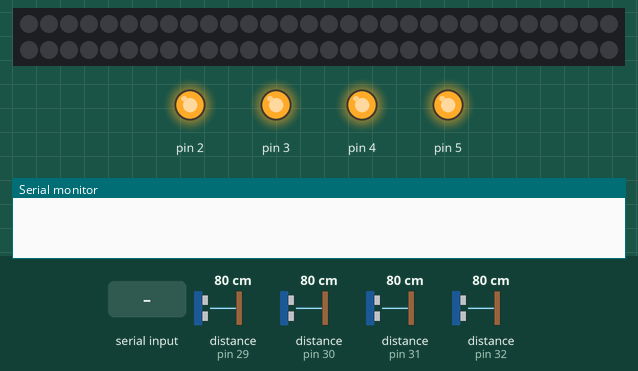
Recording of a sketch running on a simulated Arduino Uno, built with avr-gcc and run on an emulated ATmega328P. On the bench: 60 RGB LEDs in strip order, left to right, continuing on the next row, output pins drawn as LEDs (lit = HIGH), the last lines printed to the serial monitor. Inputs (shaded band) come from the test bench; at power-on: distance to the obstacle (sensors on pin 29, pin 30, pin 31, pin 32) 80 cm. Dim RGB values are drawn brighter than linear.

Above: at 1.6 s.
1.7 s: "90,45,200\n" received over Serial
At 2.7 s:
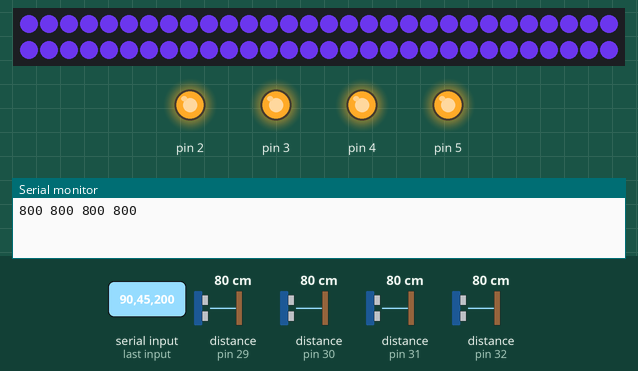
3.2 s: "30,150,10\n" received over Serial
At 3.9 s:
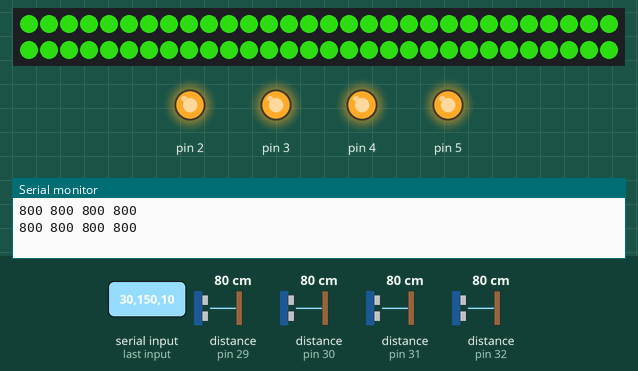
4.7 s: "90,45\n" received over Serial
At 6.0 s:
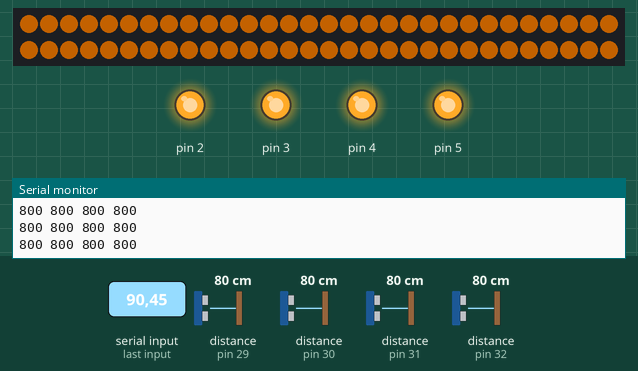
6.3 s: "5\n" received over Serial
At 7.3 s:
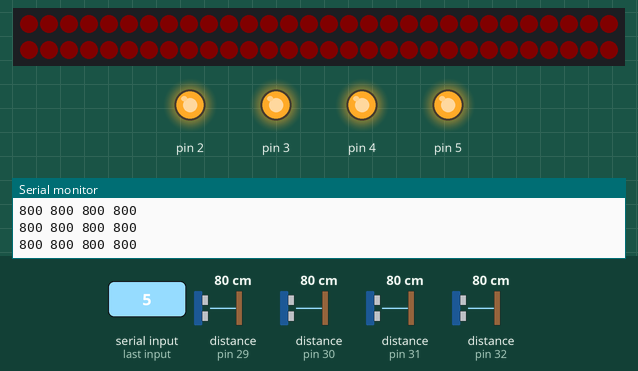
8.0 s: "1,90,45\n" received over Serial
At 8.7 s:
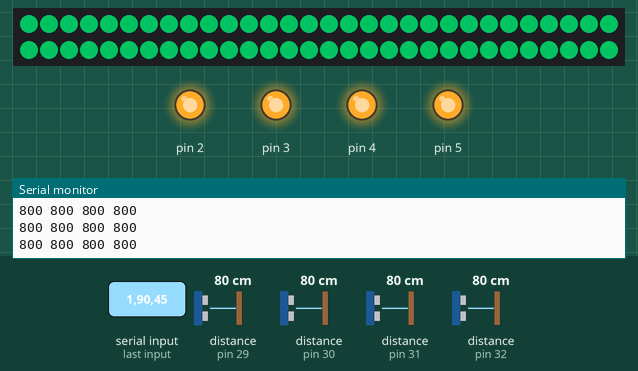
Timing chart, 0 to 10.5 s (numbered marks = the images above; inputs shaded):
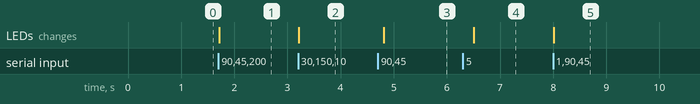

The sketch:

serial-multiple_VL53L0X_input_and_RGB_LED_output.ino
```cpp
/*
    Multiple VL53L0X sensors are read via shared I2C bus; this is a data input to the device.
    It also has a short length of addressable RGB LED strip on it, which is a data output.

    Distance input information:

        Distance values are reported, space-delimited, via serial port. Sample data looks like:

        263 307 144 8190

        Note that the value 8190 is what the sensor typically reports when the target surface
        is out of range.

        Each VL53L0X sensor's wiring:

          VCC to Arduino 5V (red wire)
          GND to Arduino ground (black wire)
          SCL to Arduino A5 (yellow wire)
          SDA to Arduino A4 (white wire)
          XSHUT incrementally starting at Arduino digital pin 2 (brown wire)
          (first sensor wires XSHUT to Arduino pin 2, second sensor wires XSHUT to Arduino pin 3, etc.)

        Based on Pololu's VL53L0X example code; their original text below:

        "This example shows how to get single-shot range
        measurements from the VL53L0X. The sensor can optionally be
        configured with different ranging profiles, as described in
        the VL53L0X API user manual, to get better performance for
        a certain application. This code is based on the four
        "SingleRanging" examples in the VL53L0X API.
        The range readings are in units of mm."

    LED output information:

        The LED strip is wired VCC to the Arduino's 5V; ground to the Arduino's ground; and
        the signal pin goes to Arduino pin 12.

        Incoming data comes in the form "R,G,B" and must be delimited (though it need not be
        comma delimited necessarily). The serial to int process relies on parseInt, which can be blocking,
        so I might need to work on it.

        The logic is drawn straight from Pololu's example sketch, "LedStripColorTester."

  Robert Zacharias, 8-12-19

*/

#include <Wire.h>
#include <VL53L0X.h>
#include <PololuLedStrip.h>

const int NUM_SENSORS = 4;
const byte START_ADDRESS = 29; // first I2C address to provision (the rest will increment)
const long SERIAL_SPEED = 9600; // serial communication baud rate
const int LED_STRIP_PIN = 12; // WS2801 LED strip data line is plugged into this pin

// Set this bool to true for some serial debugging messages
// (Note: these messages will clutter the serial feedback, probably making it unreadable
// to software that's parsing out the returned distance values.)
const bool DEBUG = false;

// flag to send data only after spoken to: go true when data received, then transmit
// data back, then go false
bool transmitNow = false;

PololuLedStrip<LED_STRIP_PIN> ledStrip;
const int LED_COUNT = 60;
rgb_color colors[LED_COUNT]; // Create a buffer for holding the colors (3 bytes per color).

VL53L0X sensor[NUM_SENSORS];


// Uncomment the below #define to use long range mode. This
// increases the sensitivity of the sensor and extends its
// potential range, but increases the likelihood of getting
// an inaccurate reading because of reflections from objects
// other than the intended target. It works best in dark
// conditions.

//#define LONG_RANGE


// Uncomment ONE of these two #defines to get
// - higher speed at the cost of lower accuracy OR
// - higher accuracy at the cost of lower speed

//#define HIGH_SPEED
//#define HIGH_ACCURACY


void setup()
{
  Serial.begin(SERIAL_SPEED);
  Serial.setTimeout(100); // only wait 100 milliseconds to parse malformed input
  Wire.begin();

  // set up Arduino output pins to connect with each sensor's XSHUT (shutdown) input
  for (int i = 0; i < NUM_SENSORS; i++) {
    pinMode(i + 2, OUTPUT); // start at digital pin 2 and increment from there
    digitalWrite(i + 2, LOW); // shut down all the sensors to start with
  }

  // initialize each sensor individually
  for (int i = 0; i < NUM_SENSORS; i++) {

    digitalWrite(i + 2, HIGH); // turn them on one at a time
    delay(100); // wait a bit to ensure that sensor is ready to receive an instruction

    // assign a new address to that sensor
    sensor[i].init();
    sensor[i].setTimeout(500);
    sensor[i].setAddress(i + START_ADDRESS);
    if (DEBUG) Serial.println((String)"sensor: " + i + ", address: " + (i + START_ADDRESS));

#if defined LONG_RANGE
    // lower the return signal rate limit (default is 0.25 MCPS)
    sensor[i].setSignalRateLimit(0.1);
    // increase laser pulse periods (defaults are 14 and 10 PCLKs)
    sensor[i].setVcselPulsePeriod(VL53L0X::VcselPeriodPreRange, 18);
    sensor[i].setVcselPulsePeriod(VL53L0X::VcselPeriodFinalRange, 14);
#endif

#if defined HIGH_SPEED
    // reduce timing budget to 20 ms (default is about 33 ms)
    sensor[i].setMeasurementTimingBudget(20000);
#elif defined HIGH_ACCURACY
    // increase timing budget to 200 ms
    sensor[i].setMeasurementTimingBudget(200000);
#endif
  }
}

void loop()
{
  if (transmitNow) writeSensorValuesOut();
  readLEDColorIn();
}

void writeSensorValuesOut() {
  for (int i = 0; i < NUM_SENSORS; i++) {
    Serial.print(sensor[i].readRangeSingleMillimeters());
    if (sensor[i].timeoutOccurred() && DEBUG) {
      Serial.print(" TIMEOUT");
    }
    if (i != NUM_SENSORS - 1) Serial.print(' '); // space delimit between values
  }
  Serial.println();
  transmitNow = false; // switch flag to not send data
}

void readLEDColorIn() {
  if (Serial.available())
  {
    char c = Serial.peek();
    if (!(c >= '0' && c <= '9'))
    {
      Serial.read(); // Discard non-digit character
    }
    else
    {
      // Read the color from the computer.
      rgb_color color;
      color.red = Serial.parseInt();
      color.green = Serial.parseInt();
      color.blue = Serial.parseInt();

      // Update the colors buffer.
      for (uint16_t i = 0; i < LED_COUNT; i++)
      {
        colors[i] = color;
      }

      // Write to the LED strip.
      ledStrip.write(colors, LED_COUNT);

      transmitNow = true; // switch flag to send data

      if (DEBUG) {
        Serial.print("Showing color: ");
        Serial.print(color.red);
        Serial.print(",");
        Serial.print(color.green);
        Serial.print(",");
        Serial.println(color.blue);
      }
    }
  }
}
```

Measured:
- after the input at 1.7 s, the LEDs: change at once (image 1)
- after the input at 3.2 s, the LEDs: change at once (image 2)
- after the input at 4.7 s, the LEDs: change after 0.11 s (image 3)
- after the input at 6.3 s, the LEDs: change after 0.20 s (image 4)
- after the input at 8.0 s, the LEDs: change at once (image 5)
